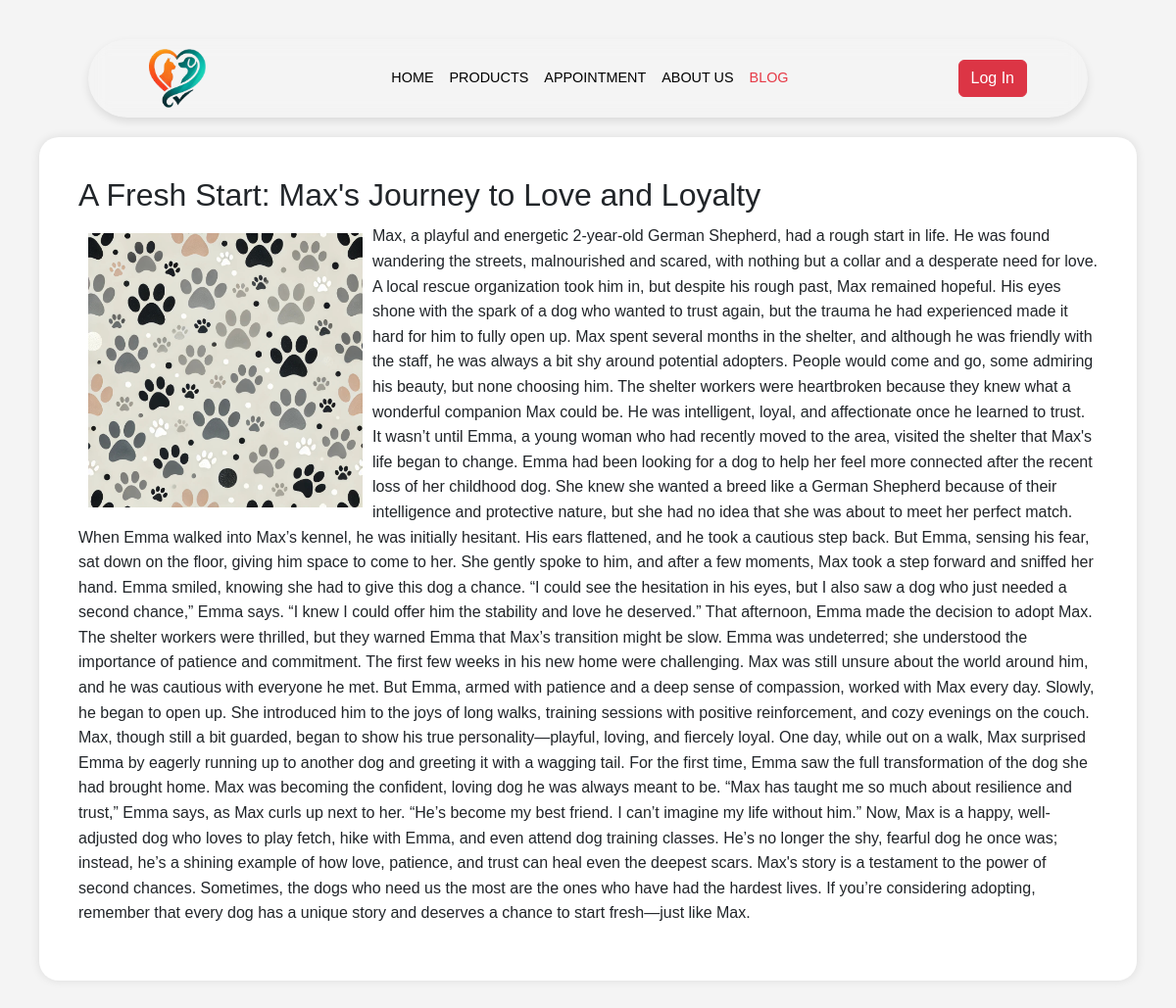
Page /blog/3/ on the committed database.
### blog/models.py (models this page shows, shortened)
class BlogPost(models.Model):
    title = models.CharField(max_length=200)
    content = models.TextField()
    author = models.ForeignKey(User, on_delete=models.CASCADE)
    image = models.ImageField(upload_to='blog_images/', null=True, blank=True)
    created_at = models.DateTimeField(auto_now_add=True)
    updated_at = models.DateTimeField(auto_now=True)

### blog/views.py (the view)
# urls.py: path('<int:id>/', views.blog_detail, name='blog_detail'),
def blog_detail(request, id):
    template_name = "blog/blog_details.html"
    post = get_object_or_404(BlogPost, id=id)
    is_author = post.author == request.user
    context = {
        'post': post,
        'is_author': is_author,
    }
    return render(request, template_name, context)

### blog/templates/blog/blog_details.html (shortened to what this page needs)
<!DOCTYPE html>
<html lang="en">
  <head>
    <link
      href="https://cdn.jsdelivr.net/npm/bootstrap@5.3.3/dist/css/bootstrap.min.css"
      rel="stylesheet"
    />
  </head>
  <body>
    {% include 'navbar.html' %}
    <div class="post-detail">
      <h1>{{ post.title }}</h1>
      <img src="{{ post.image.url }}" alt="{{ post.title }}" />
      <p>{{ post.content }}</p>
    </div>
  </body>
</html>

### blog/templates/blog/blog_details.html (style rules this page uses)
body { font-family: Arial, sans-serif; margin: 0; padding: 0; background-color: #f4f4f4; }
.post-detail { max-width: 1200px; margin: 20px auto; padding: 40px; background-color: #fff; box-shadow: 0 0 10px rgba(0, 0, 0, 0.1); border-radius: 20px; }
.post-detail h1 { font-size: 2em; margin-bottom: 10px; }
.post-detail p { font-size: 1em; line-height: 1.6; }
.post-detail img { width: 300px; height: 300px; object-fit: cover; display: block; float: left; padding: 10px; }

### templates/navbar.html (style rules this page uses)
html, body { margin: 0; padding: 20px; }

### rows in the picture
BlogPost: title "A Fresh Start: Max's Journey to Love and Loyalty", image (picture), content "Max, a playful and energetic 2-year-old German Shepherd, had a rough start in life. He was found wandering the streets, malnourished and scared, with nothing but a collar and a desperate need for love. A local rescue organization took him in, but despite his rough past, Max remained hopeful. His eyes shone with the spark of a dog who wanted to trust again, but the trauma he had experienced made it hard for him to fully open up. Max spent several months in the shelter, and although he was friendly with the staff, he was always a bit shy around potential adopters. People would come and go, some admiring his beauty, but none choosing him. The shelter workers were heartbroken because they knew…"
